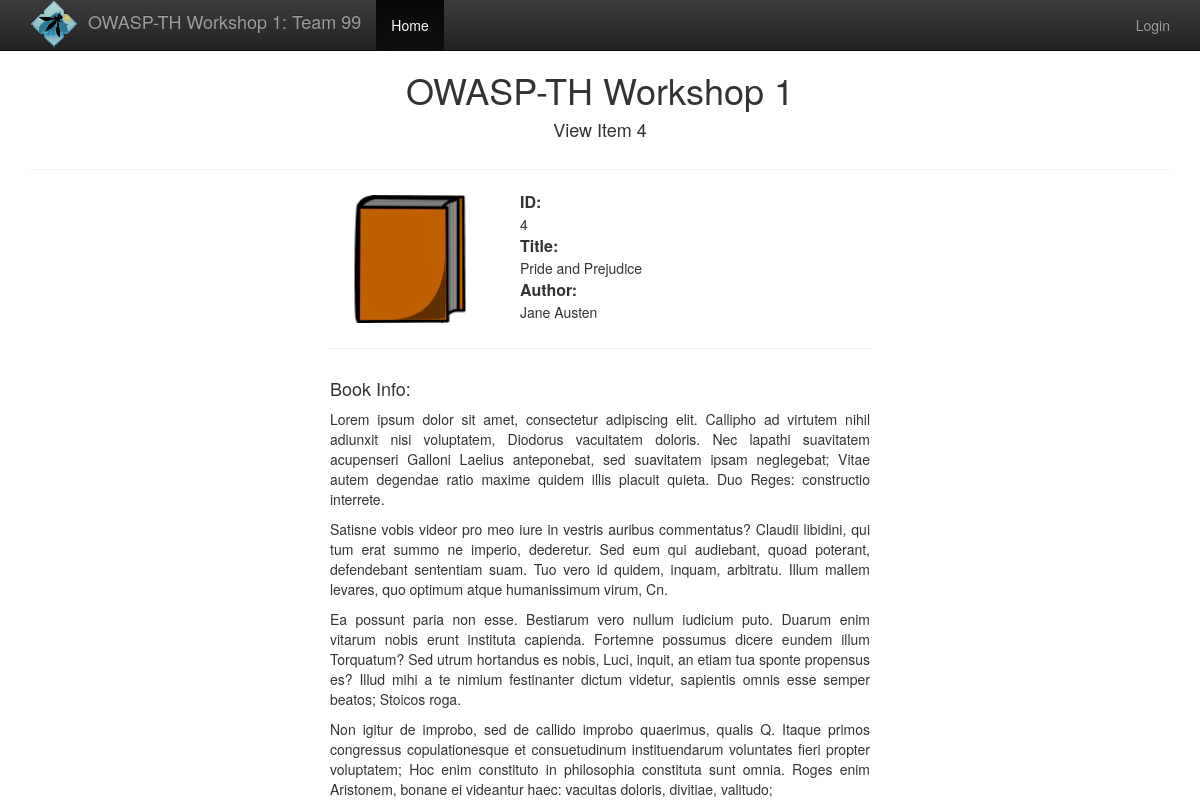
/item.php?id=4, run on the app's committed database.
### tables this page shows
CREATE TABLE books (
    id INTEGER(11) NOT NULL AUTO_INCREMENT PRIMARY KEY,
    title VARCHAR(256) NOT NULL,
    author VARCHAR(256) NOT NULL
);

### src/config.php (called while the page is built, shortened)
<?php
$team = 'Team 99';

### src/item.php (the view, shortened to what this page needs)
<?php
require('config.php');
if(empty($_COOKIE['username'])){
    $username = 'anonymous';
}else {
    $username = $_COOKIE['username'];
}
if ($username == 'anonymous'){
    $loggedin = false;
}else{
    $loggedin = true;
}
if(empty($_GET['id'])){
    header('Location: index.php');
    exit();
}else{
    $sql = "select * from books where id=".$_GET['id'];
}
$result = mysql_query($sql);
if($result){
    $book = mysql_fetch_assoc($result);
}else{
    echo mysql_error($db);
}
?>
<!doctype html>
<html>
<head>
  <link rel="stylesheet" href="public/css/bootstrap.min.css">
  <link rel="stylesheet" href="public/css/bootstrap-theme.min.css">
  <link rel="stylesheet" href="public/style.css">
  <link rel="stylesheet" href="public/style.css">
</head>
<body>
  <nav class="navbar navbar-inverse navbar-fixed-top">
    <div class="container">
      <div class="navbar-header">
        <a class="navbar-brand" href="#">
            <img src="public/img/logo_sm.png" alt="OWASP Thailand Logo"/>
            OWASP-TH Workshop 1: <?php echo $team; ?>
        </a>
      </div>
      <div id="navbar" class="collapse navbar-collapse">
        <ul class="nav navbar-nav">
          <li class="active"><a href="#">Home</a></li>
        </ul>
        <ul class="nav navbar-nav navbar-right">
          <?php if($loggedin): ?>
            <li><a href="#" class="username"><?php echo $username; ?></a></li>
            <li><a href="logout.php">Logout</a></li>
          <?php else: ?>
            <li><a href="login.php">Login</a></li>
          <?php endif; ?>
        </ul>
      </div>
    </div>
  </nav>
  <div class="container">
    <div id="header" class="row">
      <div class="col-md-12 center">
        <h1>OWASP-TH Workshop 1</h1>
        <h4>View Item <?php echo $_GET['id']; ?></h4>
      </div>
    </div>
    <hr/>
    <?php if(empty($book)):  ?>
      <div class="col-md-6 col-md-offset-3">
        No book found
      </div>
    <?php else:  ?>
      <div class="col-md-6 col-md-offset-3">
        <div id="item-header" class="row">
          <div class="col-md-4">
            <img src="public/img/book.png" class="item-img"/>
          </div>
          <div class="col-md-8">
            <div class="item-label">ID:</div>
            <div class="item-detail"><?php echo $book['id']; ?></div>
            <div class="item-label">Title:</div>
            <div class="item-detail"><?php echo $book['title']; ?></div>
            <div class="item-label">Author:</div>
            <div class="item-detail"><?php echo $book['author']; ?></div>
          </div>
        </div>
        <hr/>
        <div class="row">
          <div class="col-md-12 item-info">
            <h4>Book Info:</h4>
            <p>Lorem ipsum dolor sit amet, consectetur adipiscing elit.
            Callipho ad virtutem nihil adiunxit nisi voluptatem, Diodorus vacuitatem doloris.
            Nec lapathi suavitatem acupenseri Galloni Laelius anteponebat, sed suavitatem ipsam
            neglegebat; Vitae autem degendae ratio maxime quidem illis placuit quieta.
            Duo Reges: constructio interrete. </p>
            <p>Satisne vobis videor pro meo iure in vestris auribus commentatus? Claudii libidini,
            qui tum erat summo ne imperio, dederetur. Sed eum qui audiebant, quoad poterant,
            defendebant sententiam suam. Tuo vero id quidem, inquam, arbitratu. Illum mallem levares,
            quo optimum atque humanissimum virum, Cn. </p>
            <p>Ea possunt paria non esse. Bestiarum vero nullum iudicium puto. Duarum enim vitarum
            nobis erunt instituta capienda. Fortemne possumus dicere eundem illum Torquatum?
            Sed utrum hortandus es nobis, Luci, inquit, an etiam tua sponte propensus es?
            Illud mihi a te nimium festinanter dictum videtur, sapientis omnis esse semper beatos;
            Stoicos roga. </p>
            <p>Non igitur de improbo, sed de callido improbo quaerimus, qualis Q. Itaque primos
            congressus copulationesque et consuetudinum instituendarum voluntates fieri propter
            voluptatem; Hoc enim constituto in philosophia constituta sunt omnia. Roges enim
            Aristonem, bonane ei videantur haec: vacuitas doloris, divitiae, valitudo; </p>
          </div>
        </div>
      </div>
    <?php endif; ?>
  </div>
</body>
</html>

### src/public/style.css (style rules this page uses)
body { padding-top: 50px; }
.center { text-align:center; }
.item-info > p { text-align: justify; }
.item-label { font-weight: bold; font-size: 16px; line-height: 1.5; }
img.item-img { display: block; margin: 5px auto; width: 80%; }
.navbar-brand { padding: 0px 15px; }
.navbar-brand>img { display:inline-block; margin-right: 5px; }

### data on the page
books: id "4", title "Pride and Prejudice", author "Jane Austen"

### other printed values
$team "Team 99"
$_GET['id'] "4"
